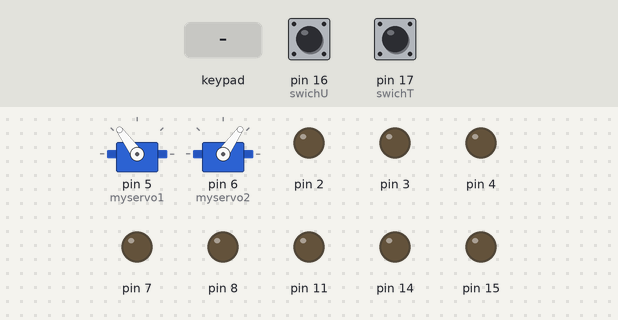
Bench run of a sketch on a simulated Arduino Uno, built with avr-gcc and run on an emulated ATmega328P. On the bench: 2 × servo, output pins drawn as LEDs (lit = HIGH). Dashed ring = blinking. Inputs (shaded band) come from the test bench; at power-on: pin 16 (swichU) HIGH, pin 17 (swichT) HIGH.

Above: at 2.2 s.
2.3 s: key 'U' pressed
At 2.45 s:
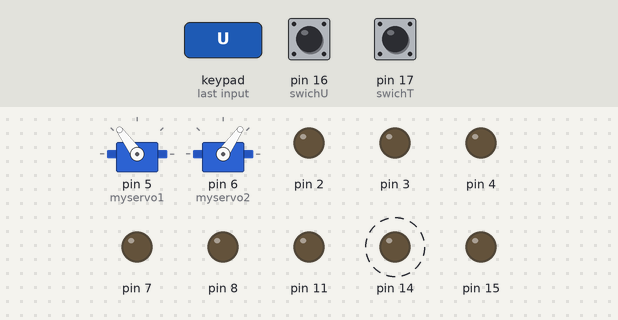
4.1 s: key 'D' pressed
At 4.26 s:
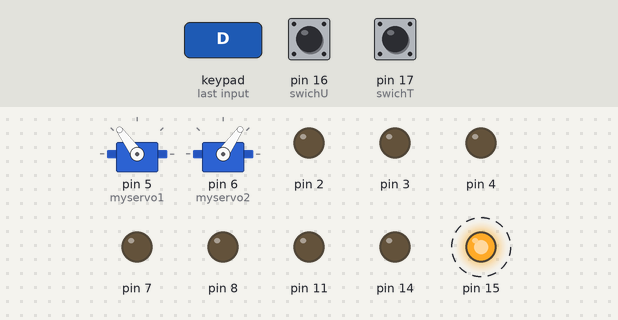
5.9 s: key 'O' pressed
At 6.7 s:
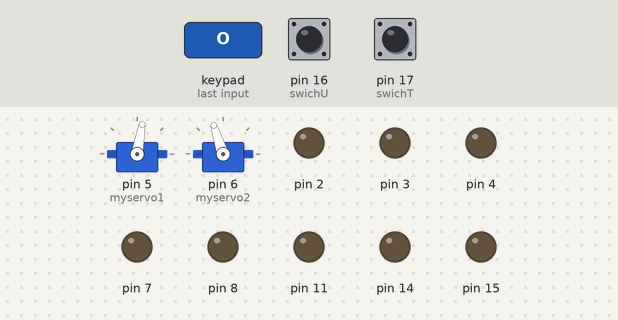
7.4 s: key 'S' pressed
At 8.3 s:
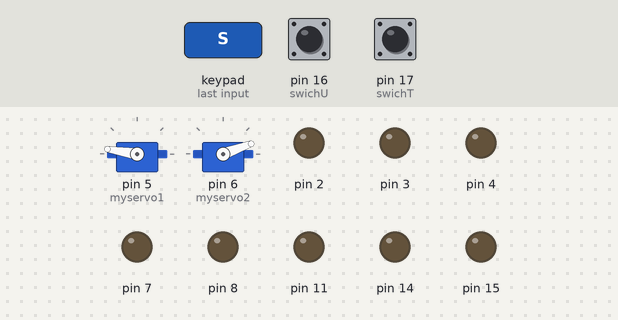
9.3 s: key 'U' pressed
At 9.45 s:
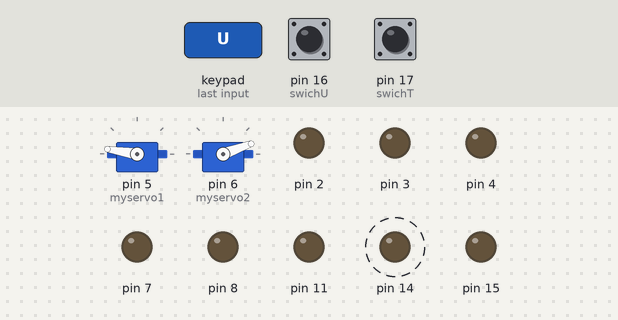
11.1 s: key 'D' pressed
At 11.26 s:
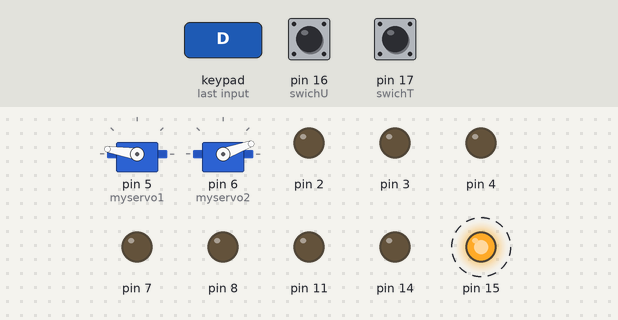
Timing chart, 0 to 13.9 s (numbered marks = the images above; inputs shaded):
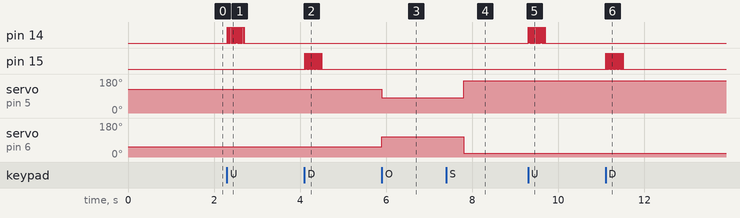

Measured:
- after the input at 2.3 s, pin 14: alternates HIGH for 0.02 s and LOW for 0.01 s, 32 changes in all, then stays LOW, starting at once
- after the input at 4.1 s, pin 15: alternates HIGH for 0.01 s and LOW for 0.01 s, 40 changes in all, then stays LOW, starting at once
- after the input at 5.9 s, servo on pin 5 (myservo1): 126° → 80° at once; servo on pin 6 (myservo2): 55° → 108° at once
- after the input at 7.4 s, servo on pin 5 (myservo1): 80° → 171° after 0.41 s; servo on pin 6 (myservo2): 108° → 20° after 0.41 s
- after the input at 9.3 s, pin 14: alternates HIGH for 0.02 s and LOW for 0.01 s, 32 changes in all, then stays LOW, starting at once
- after the input at 11.1 s, pin 15: alternates HIGH for 0.01 s and LOW for 0.01 s, 40 changes in all, then stays LOW, starting at once

The sketch:

F3RC.ino
```cpp
//15行目以外触るな

#include <PS2X_lib.h>  //for v1.6
#include <Servo.h>

#define PS2X_DEBUG
#define PS2X_COM_DEBUG

PS2X ps2x; // create PS2 Controller Class

//********************************************

//Example
//int MoterPercentage = 100 ;
int MoterPercentage = 60 ;
//  ここの数値だけ変える↑↑
//数値は20~100の間で

//********************************************

int error = 0;
byte type = 0;
byte vibrate = 0;

Servo myservo1;
Servo myservo2;
int val1;
int val2;

int speedM1;
int speedM2;
int Lstate;
int Rstate;

void setup(){
  pinMode(7,OUTPUT); // モータ1信号用ピン
  pinMode(8,OUTPUT); // モータ1信号用ピン
  pinMode(11,OUTPUT);

  pinMode(2,OUTPUT); // モータ2信号用ピン
  pinMode(4,OUTPUT); // モータ2信号用ピン
  pinMode(3,OUTPUT);

  pinMode(14,OUTPUT); // モータ3信号用ピン
  pinMode(15,OUTPUT); // モータ3信号用ピン

  pinMode(16,INPUT_PULLUP); //swichU
  pinMode(17,INPUT_PULLUP); //swichT

  myservo1.attach(5);// サーボ1信号用ピン
  myservo2.attach(6); // サーボ2信号用ピン
  val1 = 126;
  val2 = 55;
  myservo1.write(val1);
  myservo2.write(val2);

  delay(1000); //起動直後にコントローラ触ると何故か操作受け付けなくなるからちょっと待つ

  Serial.begin(57600);

  error = ps2x.config_gamepad(13,9,10,12, true, true);   //setup pins and settings:  GamePad(clock, command, attention, data, Pressures?, Rumble?) check for error

  type = ps2x.readType();

}

void loop(){

  if(error == 1) //skip loop if no controller found
    return;

  //DualShock Controller
  ps2x.read_gamepad(false, vibrate);          //read controller and set large motor to spin at 'vibrate' speed

  if(ps2x.Button(PSB_PAD_UP) && digitalRead(17) == HIGH) {         //will be TRUE as long as button is pressed
    /*Serial.print("Up held this hard: ");
    Serial.println(ps2x.Analog(PSAB_PAD_UP), DEC);*/

    digitalWrite(14,HIGH);
    digitalWrite(15,LOW);
    delay(15);
    digitalWrite(14,LOW);
    digitalWrite(15,LOW);
  }

  if(ps2x.Button(PSB_PAD_DOWN) && digitalRead(16) == HIGH){
    /*Serial.print("DOWN held this hard: ");
    Serial.println(ps2x.Analog(PSAB_PAD_DOWN), DEC);*/

    digitalWrite(14,LOW);
    digitalWrite(15,HIGH);
    delay(10);
    digitalWrite(14,LOW);
    digitalWrite(15,LOW);
  }

  vibrate = ps2x.Analog(PSAB_BLUE);        //this will set the large motor vibrate speed based on

  if(ps2x.Analog(PSS_LY) > 128)
  {
    Lstate = ps2x.Analog(PSS_LY);
    speedM1 = (Lstate-128)*255*100/(127*MoterPercentage);
    digitalWrite(7,HIGH);
    digitalWrite(8,LOW);
    analogWrite(11,speedM1);
  }
  if(ps2x.Analog(PSS_LY) == 128)
  {
    digitalWrite(7,LOW);
    digitalWrite(8,LOW);
  }
  if(ps2x.Analog(PSS_LY) < 128)
  {
    Lstate = ps2x.Analog(PSS_LY);
    speedM1=(127-Lstate)*255*100/(127*MoterPercentage);
    digitalWrite(7,LOW);
    digitalWrite(8,HIGH);
    analogWrite(11,speedM1);
  }

  if(ps2x.Analog(PSS_RY) > 128)
  {
    Rstate = ps2x.Analog(PSS_RY);
    speedM2 = (Rstate-128)*255*100/(127*MoterPercentage);
    digitalWrite(2,HIGH);
    digitalWrite(4,LOW);
    analogWrite(3,speedM2);
  }
  if(ps2x.Analog(PSS_RY) == 128)
  {
    digitalWrite(2,LOW);
    digitalWrite(4,LOW);
  }
  if(ps2x.Analog(PSS_RY) < 128)
  {
    Rstate = ps2x.Analog(PSS_RY);
    speedM2=(127 - Rstate)*255*100/(127*MoterPercentage);
    digitalWrite(2,LOW);
    digitalWrite(4,HIGH);
    analogWrite(3,speedM2);
  }

  if(ps2x.Button(PSB_L1) )
  {
    val1 = val1 + 1 ;
    val2 = val2 - 1 ;

    if(val1 > 171)
      val1 = 171;
    if(val2 < 20)
      val2 = 20;

    myservo1.write(val1);
    myservo2.write(val2);
  }

  if(ps2x.Button(PSB_R1) )
  {
    val1 = val1 - 1 ;
    val2 = val2 + 1 ;

    if(val1 < 77)
      val1 = 77;
    if(val2 > 111)
      val2 = 111;

    myservo1.write(val1);
    myservo2.write(val2);
  }

  if(ps2x.ButtonPressed(PSB_RED))             //will be TRUE if button was JUST pressed
  {
    val1 = 80 ;
    val2 = 108 ;
    myservo1.write(val1);
    myservo2.write(val2);
  }

  if(ps2x.ButtonReleased(PSB_PINK))             //will be TRUE if button was JUST released
  {
    val1 = 171 ;
    val2 = 20 ;
    myservo1.write(val1);
    myservo2.write(val2);
  }

  /*
  Serial.print(speedM1);
  Serial.print(",");
  Serial.print(speedM2);
  Serial.print(",");
  Serial.print(Lstate);
  Serial.print(",");
  Serial.print(Rstate);
  Serial.print("\n");
  */
  delay(10);

}
```
